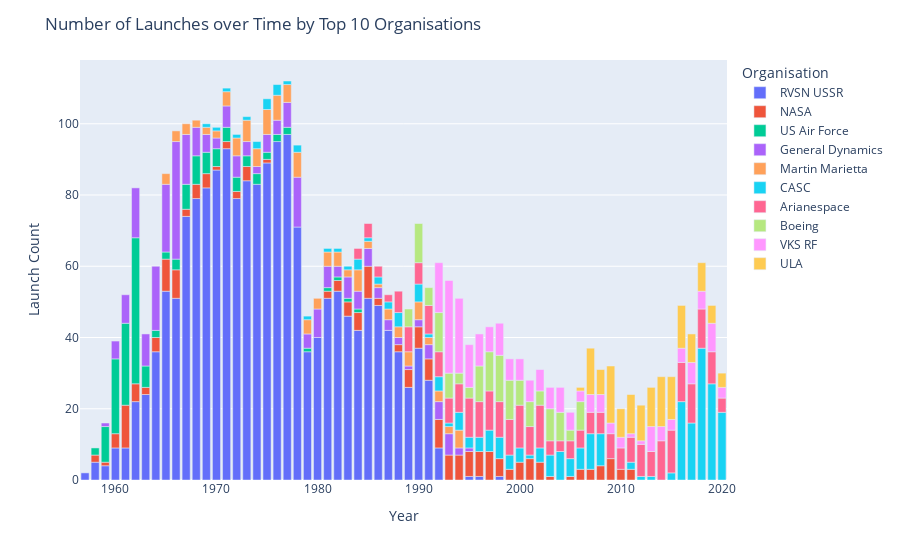

Here is the notebook cell this chart was saved with:
### Markdown cell above
# Chart the Number of Launches over Time by the Top 10 Organisations. 

How has the dominance of launches changed over time between the different players?

### Code cell
launches_top10_organizations = df_data.groupby([df_data['Date'].dt.year.rename('Year'), 'Organisation']).size().reset_index(name='Launch Count')
top10_organizations = launches_top10_organizations.groupby('Organisation')['Launch Count'].sum().sort_values(ascending=False).head(10).reset_index()
launches_top10_organizations = launches_top10_organizations.merge(top10_organizations['Organisation'], on='Organisation', how='inner')
fig = px.bar(launches_top10_organizations, x="Year", y="Launch Count", color="Organisation")
fig.update_layout(title="Number of Launches over Time by Top 10 Organisations")
fig.show()

### Figure 1 — Plotly figure (JSON) as saved in the notebook; plotly's stock layout.template omitted (floating-point values rounded to 4 significant figures)
{"data": [{"alignmentgroup": "True", "hovertemplate": "Organisation=RVSN USSR<br>Year=%{x}<br>Launch Count=%{y}<extra></extra>", "legendgroup": "RVSN USSR", "marker": {"color": "#636efa", "pattern": {"shape": ""}}, "name": "RVSN USSR", "offsetgroup": "RVSN USSR", "orientation": "v", "showlegend": true, "textposition": "auto", "type": "bar", "x": [1957, 1958, 1959, 1960, 1961, 1962, 1963, 1964, 1965, 1966, 1967, 1968, 1969, 1970, 1971, 1972, 1973, 1974, 1975, 1976, 1977, 1978, 1979, 1980, 1981, 1982, 1983, 1984, 1985, 1986, 1987, 1988, 1989, 1990, 1991, 1992, 1995, 1996, 1998], "xaxis": "x", "y": [2, 5, 4, 9, 9, 22, 24, 36, 53, 51, 74, 79, 82, 87, 93, 79, 84, 83, 89, 95, 97, 71, 36, 40, 51, 53, 46, 42, 51, 49, 42, 36, 26, 37, 28, 9, 1, 1, 1], "yaxis": "y"}, {"alignmentgroup": "True", "hovertemplate": "Organisation=NASA<br>Year=%{x}<br>Launch Count=%{y}<extra></extra>", "legendgroup": "NASA", "marker": {"color": "#EF553B", "pattern": {"shape": ""}}, "name": "NASA", "offsetgroup": "NASA", "orientation": "v", "showlegend": true, "textposition": "auto", "type": "bar", "x": [1958, 1959, 1960, 1961, 1962, 1963, 1964, 1965, 1966, 1967, 1968, 1969, 1970, 1971, 1972, 1973, 1975, 1981, 1982, 1983, 1984, 1985, 1986, 1988, 1989, 1990, 1991, 1992, 1993, 1994, 1995, 1996, 1997, 1998, 1999, 2000, 2001, 2002, 2003, 2005, 2006, 2007, 2008, 2009, 2010, 2011], "xaxis": "x", "y": [2, 1, 4, 12, 5, 2, 4, 9, 8, 2, 4, 4, 1, 2, 2, 4, 1, 2, 3, 4, 5, 9, 2, 2, 5, 6, 6, 8, 7, 7, 7, 7, 8, 5, 3, 5, 6, 5, 1, 1, 3, 3, 4, 6, 3, 3], "yaxis": "y"}, {"alignmentgroup": "True", "hovertemplate": "Organisation=US Air Force<br>Year=%{x}<br>Launch Count=%{y}<extra></extra>", "legendgroup": "US Air Force", "marker": {"color": "#00cc96", "pattern": {"shape": ""}}, "name": "US Air Force", "offsetgroup": "US Air Force", "orientation": "v", "showlegend": true, "textposition": "auto", "type": "bar", "x": [1958, 1959, 1960, 1961, 1962, 1963, 1964, 1965, 1966, 1967, 1968, 1969, 1970, 1971, 1972, 1973, 1974, 1975, 1976, 1977, 1979, 1981, 1982, 1983, 1984], "xaxis": "x", "y": [2, 10, 21, 23, 41, 6, 2, 2, 3, 7, 8, 6, 5, 4, 4, 3, 3, 2, 2, 2, 1, 1, 1, 1, 1], "yaxis": "y"}, {"alignmentgroup": "True", "hovertemplate": "Organisation=General Dynamics<br>Year=%{x}<br>Launch Count=%{y}<extra></extra>", "legendgroup": "General Dynamics", "marker": {"color": "#ab63fa", "pattern": {"shape": ""}}, "name": "General Dynamics", "offsetgroup": "General Dynamics", "orientation": "v", "showlegend": true, "textposition": "auto", "type": "bar", "x": [1959, 1960, 1961, 1962, 1963, 1964, 1965, 1966, 1967, 1968, 1969, 1970, 1971, 1972, 1973, 1974, 1975, 1976, 1977, 1978, 1979, 1980, 1981, 1982, 1983, 1984, 1985, 1986, 1987, 1988, 1989, 1990, 1991, 1992, 1993, 1994, 1995], "xaxis": "x", "y": [1, 5, 8, 14, 9, 18, 19, 33, 14, 8, 5, 3, 6, 6, 4, 2, 5, 4, 7, 14, 4, 8, 6, 3, 6, 5, 5, 3, 3, 2, 1, 2, 4, 5, 6, 2, 1], "yaxis": "y"}, {"alignmentgroup": "True", "hovertemplate": "Organisation=Martin Marietta<br>Year=%{x}<br>Launch Count=%{y}<extra></extra>", "legendgroup": "Martin Marietta", "marker": {"color": "#FFA15A", "pattern": {"shape": ""}}, "name": "Martin Marietta", "offsetgroup": "Martin Marietta", "orientation": "v", "showlegend": true, "textposition": "auto", "type": "bar", "x": [1965, 1966, 1967, 1968, 1969, 1970, 1971, 1972, 1973, 1974, 1975, 1976, 1977, 1978, 1979, 1980, 1981, 1982, 1983, 1984, 1985, 1986, 1987, 1988, 1989, 1990, 1991, 1992, 1993, 1994], "xaxis": "x", "y": [3, 3, 3, 2, 2, 2, 4, 5, 6, 5, 7, 7, 5, 7, 4, 3, 4, 4, 2, 6, 2, 1, 3, 3, 4, 5, 2, 3, 2, 5], "yaxis": "y"}, {"alignmentgroup": "True", "hovertemplate": "Organisation=CASC<br>Year=%{x}<br>Launch Count=%{y}<extra></extra>", "legendgroup": "CASC", "marker": {"color": "#19d3f3", "pattern": {"shape": ""}}, "name": "CASC", "offsetgroup": "CASC", "orientation": "v", "showlegend": true, "textposition": "auto", "type": "bar", "x": [1969, 1970, 1971, 1972, 1973, 1974, 1975, 1976, 1977, 1978, 1979, 1981, 1982, 1983, 1984, 1985, 1986, 1987, 1988, 1990, 1991, 1992, 1993, 1994, 1995, 1996, 1997, 1998, 1999, 2000, 2001, 2002, 2003, 2004, 2005, 2006, 2007, 2008, 2011, 2012, 2013, 2015, 2016, 2017, 2018, 2019, 2020], "xaxis": "x", "y": [1, 1, 1, 1, 1, 2, 3, 3, 1, 2, 1, 1, 1, 1, 3, 1, 2, 2, 4, 5, 1, 4, 1, 5, 3, 4, 6, 6, 4, 4, 1, 4, 6, 8, 5, 6, 10, 9, 2, 1, 1, 2, 22, 16, 37, 27, 19], "yaxis": "y"}, {"alignmentgroup": "True", "hovertemplate": "Organisation=Arianespace<br>Year=%{x}<br>Launch Count=%{y}<extra></extra>", "legendgroup": "Arianespace", "marker": {"color": "#FF6692", "pattern": {"shape": ""}}, "name": "Arianespace", "offsetgroup": "Arianespace", "orientation": "v", "showlegend": true, "textposition": "auto", "type": "bar", "x": [1984, 1985, 1986, 1987, 1988, 1989, 1990, 1991, 1992, 1993, 1994, 1995, 1996, 1997, 1998, 1999, 2000, 2001, 2002, 2003, 2004, 2005, 2006, 2007, 2008, 2009, 2010, 2011, 2012, 2013, 2014, 2015, 2016, 2017, 2018, 2019, 2020], "xaxis": "x", "y": [3, 4, 3, 2, 6, 7, 6, 8, 7, 7, 8, 11, 10, 11, 10, 10, 12, 8, 12, 4, 3, 5, 5, 6, 6, 7, 6, 7, 9, 7, 11, 12, 11, 11, 11, 9, 4], "yaxis": "y"}, {"alignmentgroup": "True", "hovertemplate": "Organisation=Boeing<br>Year=%{x}<br>Launch Count=%{y}<extra></extra>", "legendgroup": "Boeing", "marker": {"color": "#B6E880", "pattern": {"shape": ""}}, "name": "Boeing", "offsetgroup": "Boeing", "orientation": "v", "showlegend": true, "textposition": "auto", "type": "bar", "x": [1989, 1990, 1991, 1992, 1993, 1994, 1995, 1996, 1997, 1998, 1999, 2000, 2001, 2002, 2003, 2004, 2005, 2006], "xaxis": "x", "y": [5, 11, 5, 11, 7, 3, 3, 10, 11, 13, 11, 7, 7, 4, 9, 8, 3, 8], "yaxis": "y"}, {"alignmentgroup": "True", "hovertemplate": "Organisation=VKS RF<br>Year=%{x}<br>Launch Count=%{y}<extra></extra>", "legendgroup": "VKS RF", "marker": {"color": "#FF97FF", "pattern": {"shape": ""}}, "name": "VKS RF", "offsetgroup": "VKS RF", "orientation": "v", "showlegend": true, "textposition": "auto", "type": "bar", "x": [1992, 1993, 1994, 1995, 1996, 1997, 1998, 1999, 2000, 2001, 2002, 2003, 2004, 2005, 2006, 2007, 2008, 2009, 2010, 2011, 2012, 2013, 2014, 2015, 2016, 2017, 2018, 2019, 2020], "xaxis": "x", "y": [14, 26, 21, 12, 9, 7, 9, 6, 6, 6, 6, 6, 7, 5, 3, 5, 5, 3, 3, 1, 1, 7, 4, 3, 4, 6, 5, 8, 3], "yaxis": "y"}, {"alignmentgroup": "True", "hovertemplate": "Organisation=ULA<br>Year=%{x}<br>Launch Count=%{y}<extra></extra>", "legendgroup": "ULA", "marker": {"color": "#FECB52", "pattern": {"shape": ""}}, "name": "ULA", "offsetgroup": "ULA", "orientation": "v", "showlegend": true, "textposition": "auto", "type": "bar", "x": [2006, 2007, 2008, 2009, 2010, 2011, 2012, 2013, 2014, 2015, 2016, 2017, 2018, 2019, 2020], "xaxis": "x", "y": [1, 13, 7, 16, 8, 11, 10, 11, 14, 12, 12, 8, 8, 5, 4], "yaxis": "y"}], "layout": {"barmode": "relative", "legend": {"title": {"text": "Organisation"}, "tracegroupgap": 0}, "margin": {"t": 60}, "title": {"text": "Number of Launches over Time by Top 10 Organisations"}, "xaxis": {"anchor": "y", "domain": [0, 1], "title": {"text": "Year"}}, "yaxis": {"anchor": "x", "domain": [0, 1], "title": {"text": "Launch Count"}}}}
